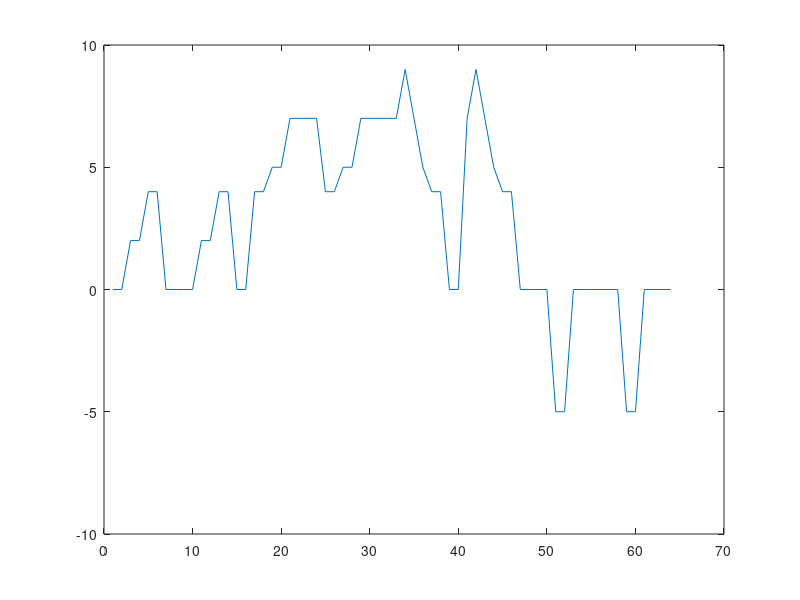

The MATLAB source for this figure: (Note: this script raises an error after producing the figure.)
clear all
% Define paths and init variables
data_path='/Volumes/LASA/Aphasia_project/Acoustic_analysis/singing_stimuli/LASA Frere Jacques baseline/data/problematic/males/';
code_path='/Users/noeliamartinezmolina/Documents/GitHub/jaakkokulta_currentcode/';
output_path='/Volumes/LASA/Aphasia_project/Acoustic_analysis/singing_stimuli/LASA Frere Jacques baseline/results/';
addpath(code_path)
addpath(fullfile(code_path,'yin'))
fileExtension = '.mp3'; % replace this with e.g. 'wav' if needed
jaakkokultatemp=[0 0 2 2 4 4 0 0 0 0 2 2 4 4 0 0 4 4 5 5 7 7 7 7 4 4 5 5 7 7 7 7 7 9 7 5 4 4 0 0 7 9 7 5 4 4 0 0 0 0 -5 -5 0 0 0 0 0 0 -5 -5 0 0 0 0];
jaakkokultaonsets=[1 0 1 0 1 0 1 0 1 0 1 0 1 0 1 0 1 0 1 0 1 0 0 0 1 0 1 0 1 0 0 0 1 1 1 1 1 0 1 0 1 1 1 1 1 0 1 0 1 0 1 0 1 0 0 0 1 0 1 0 1 0 0 0];
 % Plot template and note onsets
plot (jaakkokultatemp); hold on
n=1;
for i=1:length(jaakkokultaonsets)
    if jaakkokultaonsets(i)==1
        xline(i)
        n=n+1;
    end
end
cd (data_path)
d = dir('*_48k_1rep.mp3');
i = 1;
for k = 1:numel(d)
    if contains(d(k).name,fileExtension)
        fname = d(k).name;
        out{i} = melodymatching(fname, jaakkokultatemp,'onset',jaakkokultaonsets);
        out{i}.filename = d(k).name;
        i = i+1;
    end
end
for k = 1:numel(out)
    rhythmerror(k,:) = out{k}.rhythmerror;
    pitcherror(k,:) = out{k}.pitcherror;
    filename{k} = out{k}.filename;
end

figure
tiledlayout('flow')
for k = 1:size(out,2)
    nexttile
    plot(out{k}.pitch{5})
    title(strrep(out{k}.filename,fileExtension,''))
    hold on
    plot(out{k}.temp{5})
    title(strrep(out{k}.filename,fileExtension,''))
    axis tight
end
lg = legend({'pitch curve','template'},'Orientation','Horizontal');
lg.Layout.Tile = 'North'; % <-- Legend placement with tiled layout

cd(output_path)
print('Pitch curve-Template_LASA_problematic_males','-dpng')


cf = corr([pitcherror rhythmerror]);
pitlab = "melody matching pitch " + string(1:size(pitcherror,2));
rhylab = "melody matching rhythm ";
cf(tril(cf) == 0) = NaN;
figure
im = imagesc(cf);
[im.Parent.XTick im.Parent.YTick] = deal(1:length(cf));
xticklabels([pitlab rhylab])
yticklabels([pitlab rhylab])
colorbar
title('correlation between features')

print('Correlation between features','-dpng')

% Display and save feature values
disp('Feature values')
disp(sortrows([table(string(filename'),'VariableNames',{'filename'}),array2table(pitcherror),array2table(mean(pitcherror,2),'VariableNames',{'mean'})],'mean'))
disp(sortrows([table(string(filename'),'VariableNames',{'filename'}),array2table(rhythmerror),array2table(mean(rhythmerror,2),'VariableNames',{'mean'})],'mean'))

pitcherror_t=[table(string(filename'),'VariableNames',{'filename'}),array2table(pitcherror)];
rhythmerror_t=[table(string(filename'),'VariableNames',{'filename'}),array2table(rhythmerror)];
writetable(pitcherror_t, 'pitcherror_model');
writetable(rhythmerror_t, 'rhythmerror_model');

close()
